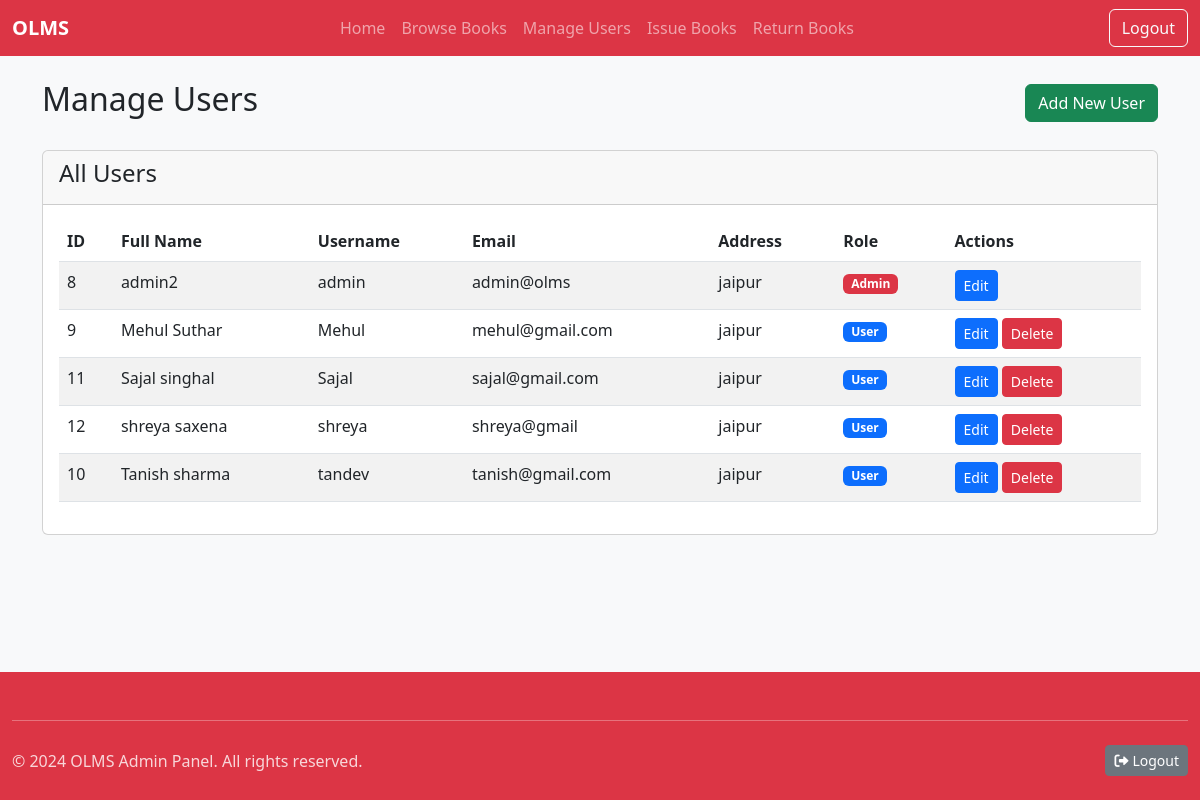
Screenshot of /Admin_dashboard/manage_users.php (signed in) with the database file from the repository.
### tables this page shows
CREATE TABLE `users` (
  `id` int(11) NOT NULL,
  `fullname` varchar(100) NOT NULL,
  `username` varchar(50) NOT NULL,
  `email` varchar(100) NOT NULL,
  `password` varchar(255) NOT NULL,
  `address` text DEFAULT NULL,
  `role` enum('user','admin') DEFAULT 'user',
  `created_at` timestamp NOT NULL DEFAULT current_timestamp()
);

### Admin_dashboard/manage_users.php (the view, shortened to what this page needs)
<?php
include("../database/config.php");
$users_query = "SELECT * FROM users ORDER BY fullname";
$users_result = mysqli_query($conn, $users_query);
?>
<!DOCTYPE html>
<html lang="en">
<head>
    <link href="https://cdn.jsdelivr.net/npm/bootstrap@5.3.0/dist/css/bootstrap.min.css" rel="stylesheet">
     <link rel="stylesheet" href="https://cdnjs.cloudflare.com/ajax/libs/font-awesome/6.0.0/css/all.min.css">
    <link rel="stylesheet" href="../asset/style.css">
</head>
<body class="admin-dashboard">
    <?php include("navbar_admin.php"); ?>
    <div class="main-content">
    <div class="container mt-4">
        <div class="row">
            <div class="col-md-12">
                <div class="d-flex justify-content-between align-items-center mb-4">
                    <h2>Manage Users</h2>
                    <button class="btn btn-success" onclick="addUser()">
                        <i class="bi bi-plus-circle"></i> Add New User
                    </button>
                </div>
                <div class="card">
                    <div class="card-header">
                        <h4>All Users</h4>
                    </div>
                    <div class="card-body">
                        <?php if (mysqli_num_rows($users_result) > 0): ?>
                        <div class="table-responsive">
                            <table class="table table-striped">
                                <thead>
                                    <tr>
                                        <th>ID</th>
                                        <th>Full Name</th>
                                        <th>Username</th>
                                        <th>Email</th>
                                        <th>Address</th>
                                        <th>Role</th>
                                        <th>Actions</th>
                                    </tr>
                                </thead>
                                <tbody>
                                    <?php while ($user = mysqli_fetch_assoc($users_result)): ?>
                                    <tr>
                                        <td><?php echo $user['id']; ?></td>
                                        <td><?php echo htmlspecialchars($user['fullname']); ?></td>
                                        <td><?php echo htmlspecialchars($user['username']); ?></td>
                                        <td><?php echo htmlspecialchars($user['email']); ?></td>
                                        <td><?php echo htmlspecialchars($user['address']); ?></td>
                                        <td>
                                            <span class="badge bg-<?php echo $user['role'] == 'admin' ? 'danger' : 'primary'; ?>">
                                                <?php echo ucfirst($user['role']); ?>
                                            </span>
                                        </td>
                                        <td>
                                            <button class="btn btn-sm btn-primary"
                                                    onclick="editUser(<?php echo htmlspecialchars(json_encode($user)); ?>)">
                                                Edit
                                            </button>
                                            <?php if ($user['role'] != 'admin'): ?>
                                            <button class="btn btn-sm btn-danger"
                                                    onclick="deleteUser(<?php echo $user['id']; ?>, '<?php echo htmlspecialchars($user['fullname']); ?>')">
                                                Delete
                                            </button>
                                            <?php endif; ?>
                                        </td>
                                    </tr>
                                    <?php endwhile; ?>
                                </tbody>
                            </table>
                        </div>
                        <?php else: ?>
                        <div class="alert alert-info">
                            No users found.
                        </div>
                        <?php endif; ?>
                    </div>
                </div>
            </div>
        </div>
    </div>
    </div>
  <?php
  include("footer.php");
  ?>
</body>
</html>

### asset/style.css (style rules this page uses)
* { padding: 0; margin: 0; box-sizing: border-box; }
html { height: 100%; }
body { min-height: 100%; display: flex; flex-direction: column; overflow-x: hidden; width: 100%; }
html, body { height: 100%; }
body { min-height: 100vh; display: flex; flex-direction: column; }
.main-content { flex: 1 0 auto; min-height: calc(100vh - 200px); }
.admin-dashboard { background-color: #f8f9fa; }

### rows the page displays
users: id "8", fullname "admin2", username "admin", email "admin@olms", address "jaipur", role "Admin"
users: id "9", fullname "Mehul Suthar", username "Mehul", email "mehul@gmail.com", address "jaipur", role "User"
users: id "11", fullname "Sajal singhal", username "Sajal", email "sajal@gmail.com", address "jaipur", role "User"
users: id "12", fullname "shreya saxena", username "shreya", email "shreya@gmail", address "jaipur", role "User"
users: id "10", fullname "Tanish sharma", username "tandev", email "tanish@gmail.com", address "jaipur", role "User"
